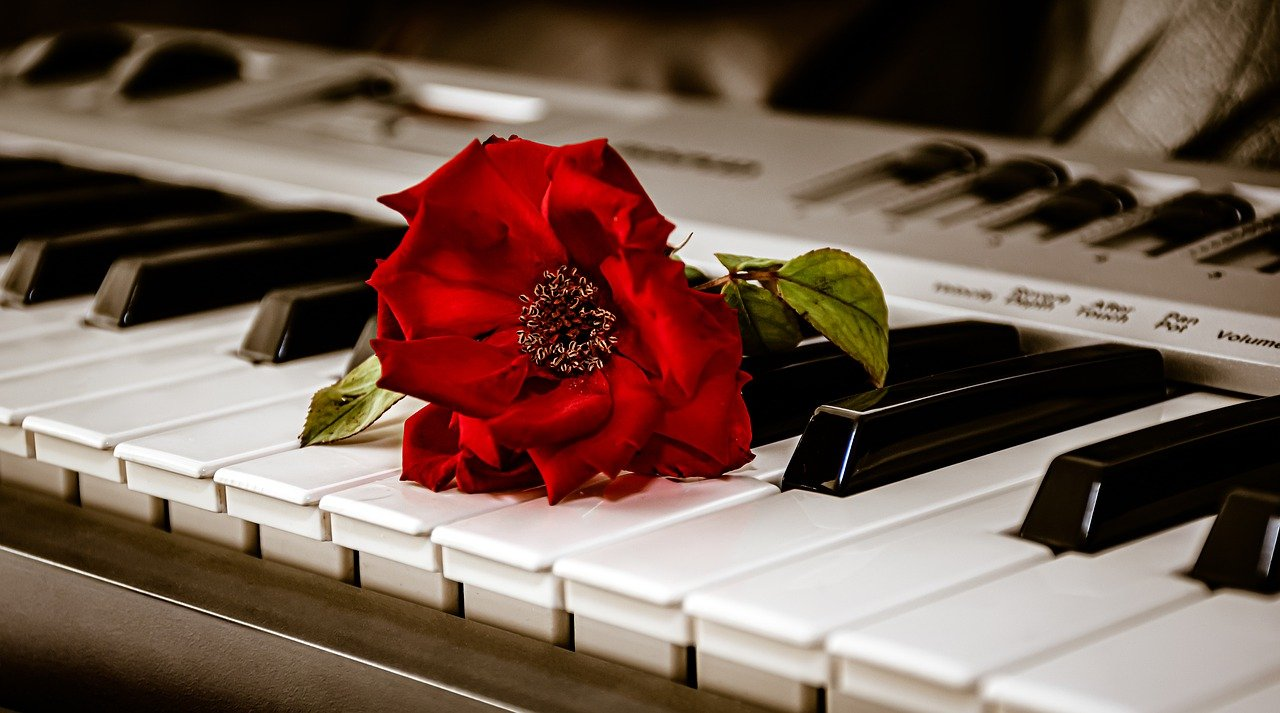
#> input picture rose-piano.jpg, 1280 x 713 px
$ python e.py   (older library calls are emulated)
#> lines starting #> are read from the running program, lines starting #| are printed output that depends on the picture; after the words box and inside, x2 and y2 are one past the last pixel; in counts of white or black regions, pixels touching at a corner belong together
import numpy as np
import cv2
from matplotlib import pyplot as plt
from matplotlib import image as mpimg
from scipy.ndimage import convolve

rose = mpimg.imread('rose-piano.jpg')
#> rose is the input picture: shape (713, 1280, 3); mean R, G, B 114.8, 91.1, 79.7

rose1 = rose / 255

blur = [[[1/9, 1/9, 1/9],
    [1/9, 1/9, 1/9],
    [1/9, 1/9, 1/9]]]

blur = np.array(blur)
a = convolve(rose1, blur, output=None, mode='reflect', cval=0.0, origin=0)

b = cv2.GaussianBlur(rose, (5, 5), sigmaX=0)

edge = [
    [-1, -1, -1],
    [-1, 8, -1],
    [-1, -1, -1]
]
edge = np.array(edge)
rose1 = np.mean(rose1, axis=2)
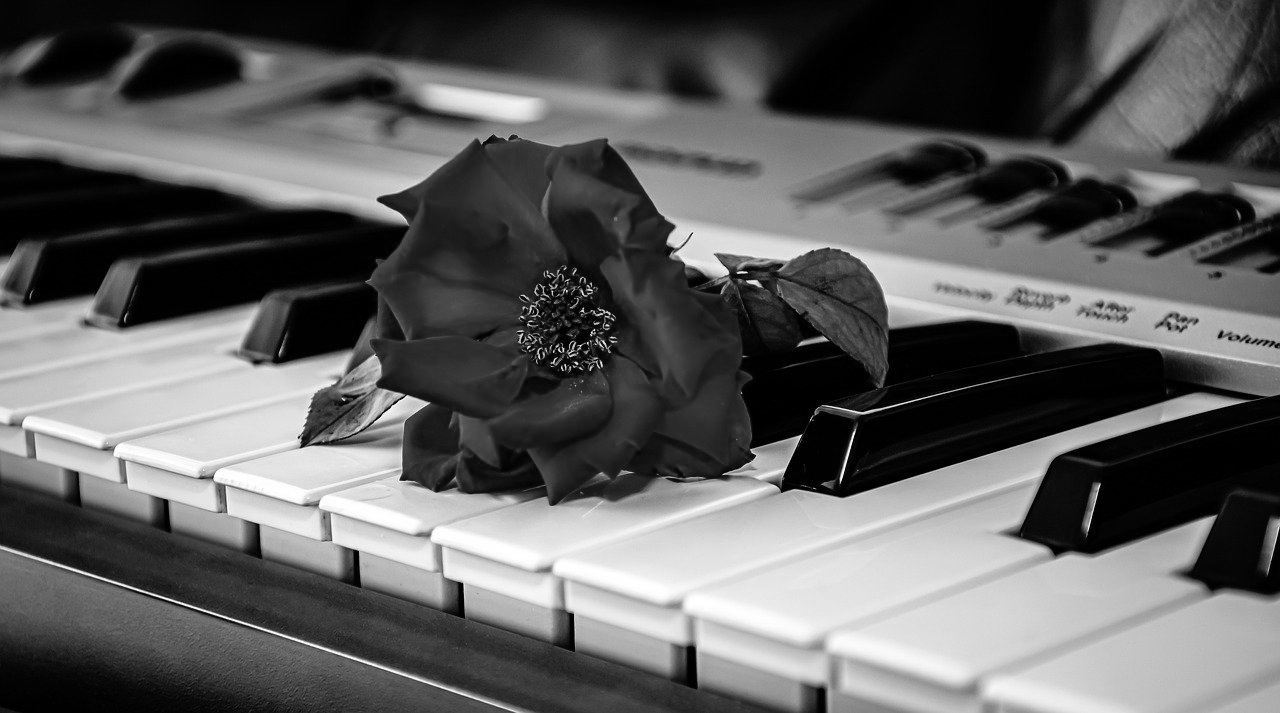
#> rose1: shape (713, 1280) float64; min 0, max 1, mean 0.373
c = convolve(rose1, edge)
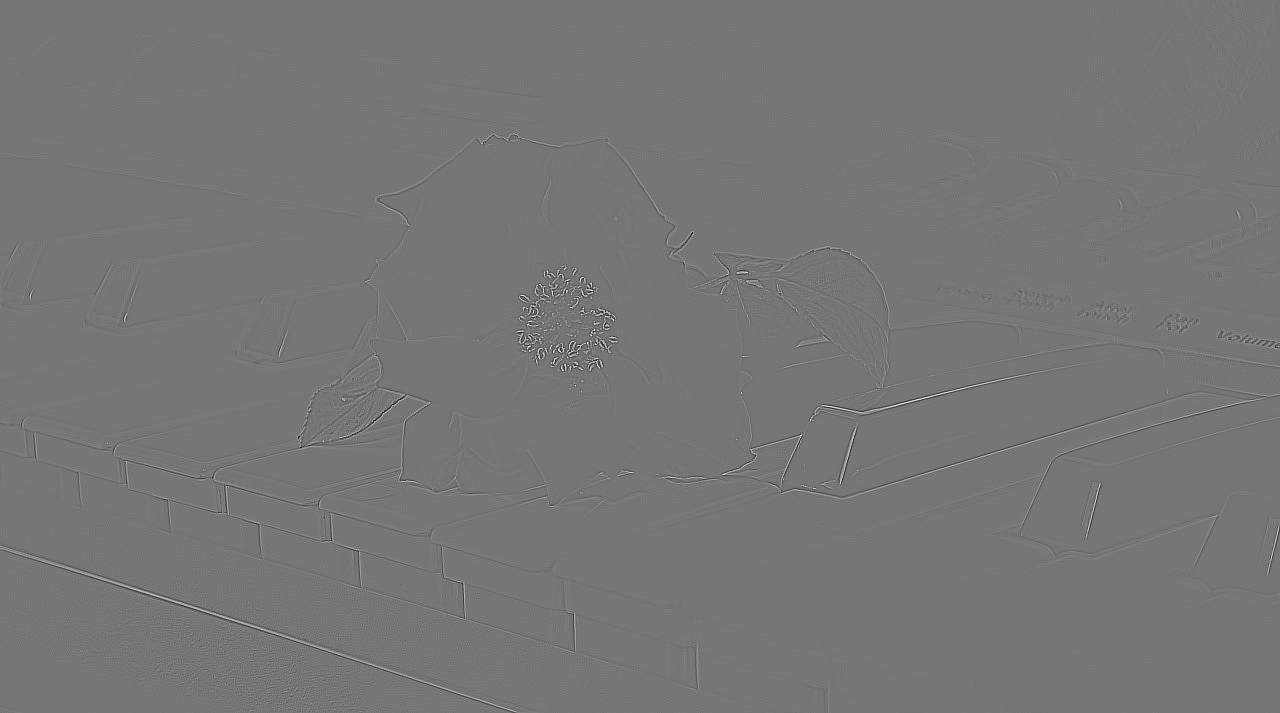
#> c: shape (713, 1280) float64; min -4.12, max 4.73, mean 1.78e-17; drawn with min black and max white
c = np.where(c > 0.25, 1, 0)
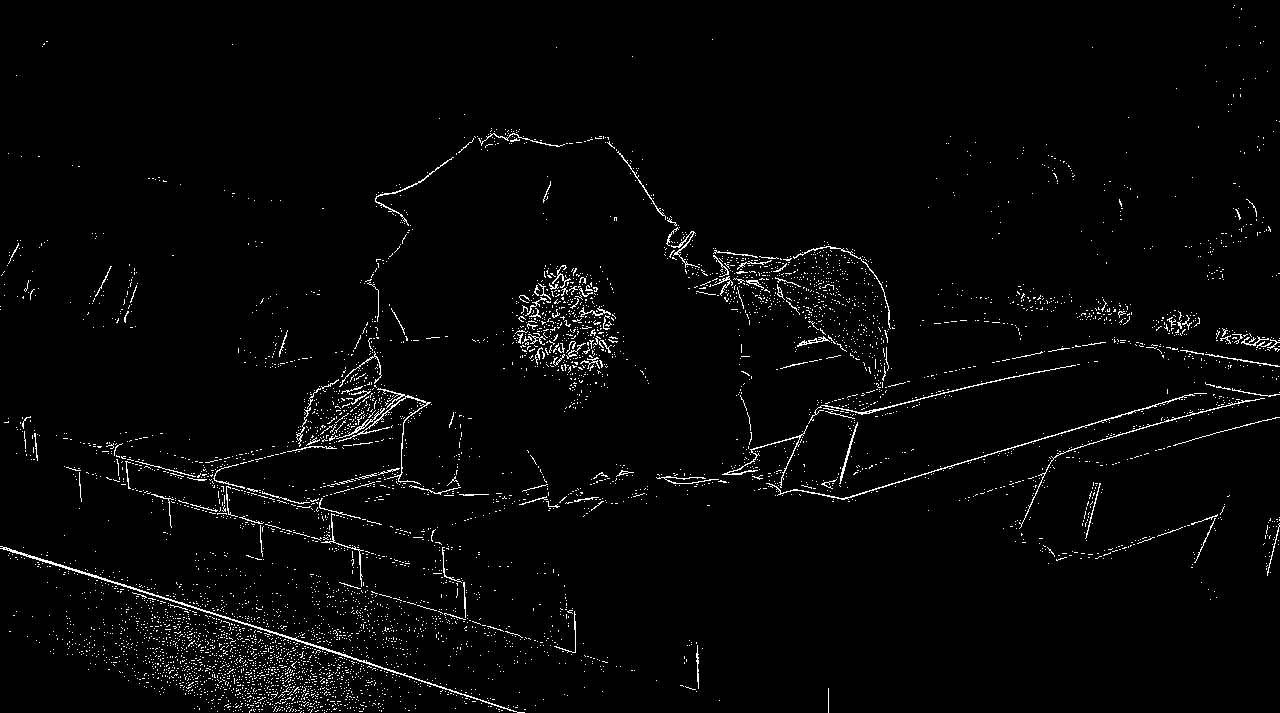
#> c: shape (713, 1280) int64; values 0 (black) and 1 (white), 2.4% white in thin lines or dots

d = cv2.Laplacian(rose, cv2.CV_8U, ksize=3)

e = cv2.Laplacian(b, cv2.CV_8U, ksize=3)

#plt.imsave('exercise5a.jpg', a)
plt.imsave('exercise5b.jpg', b)
plt.imsave('exercise5c.jpg', c)
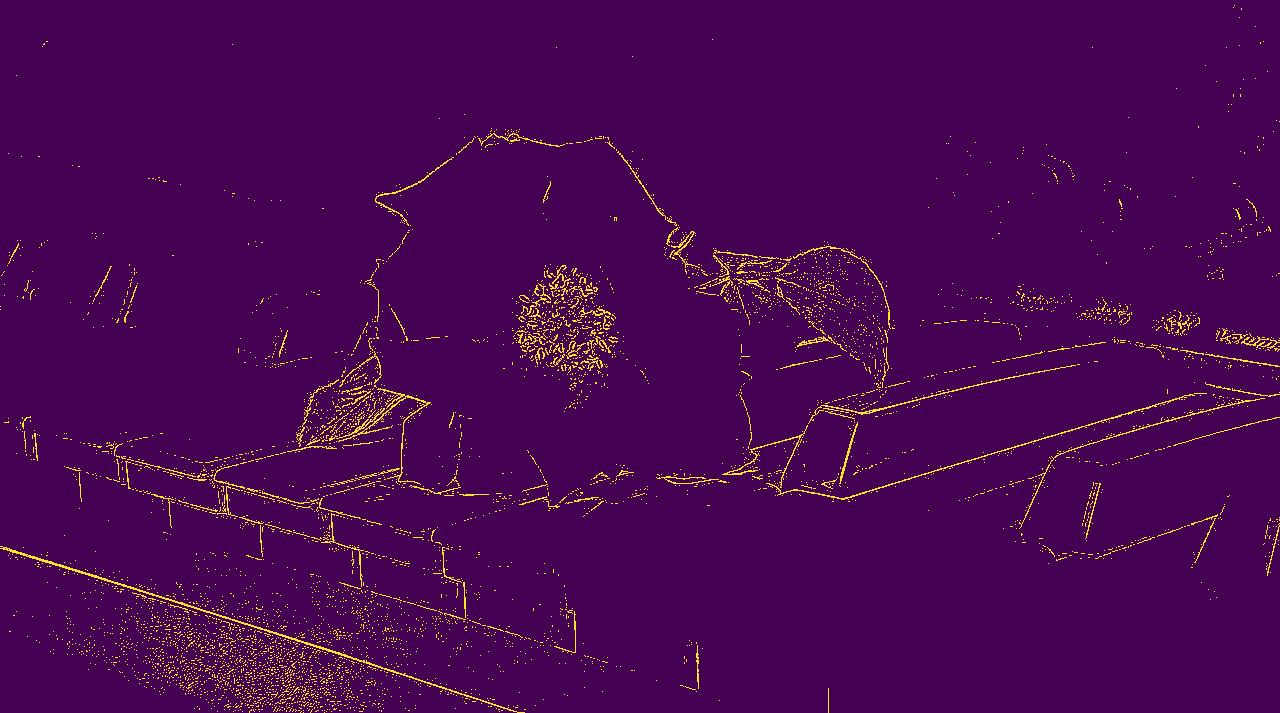
#> saved as exercise5c.jpg: shape (713, 1280, 3); mean R, G, B 72.3, 6, 82.1
plt.imsave('exercise5d.jpg', d)
plt.imsave('exercise5e.jpg', e)

plt.imshow(a)
plt.show()

$ run again, with lake.jpg copied over rose-piano.jpg
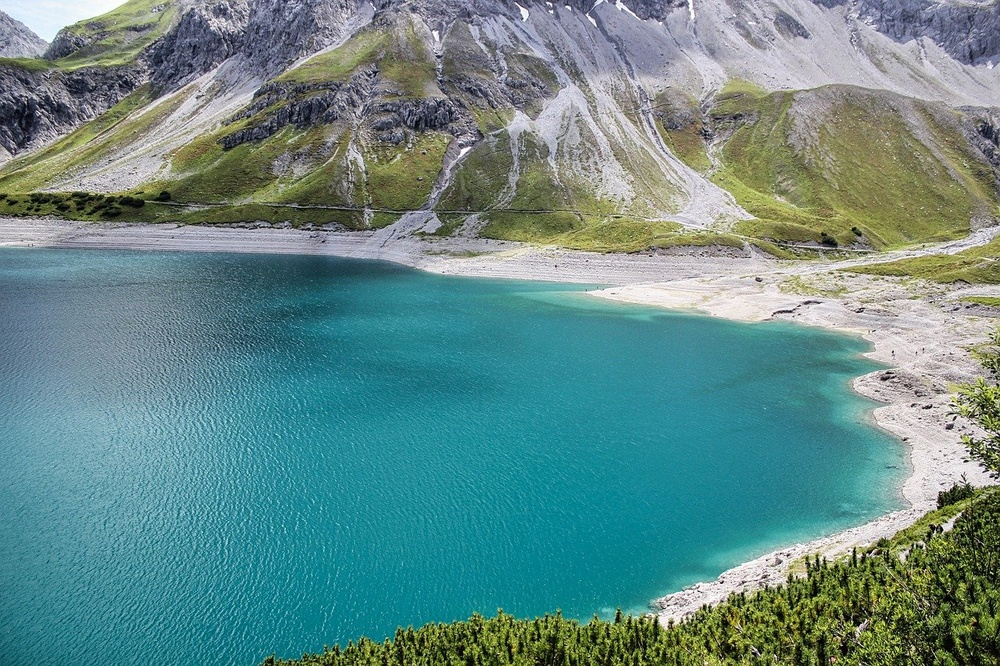
#> input picture lake.jpg, 1000 x 666 px, shrunk from 1280 x 853 before the run
#> rose is the input picture: shape (666, 1000, 3); mean R, G, B 100.1, 137.7, 135.2
#> `c = np.where(c > 0.25, 1, 0)`:
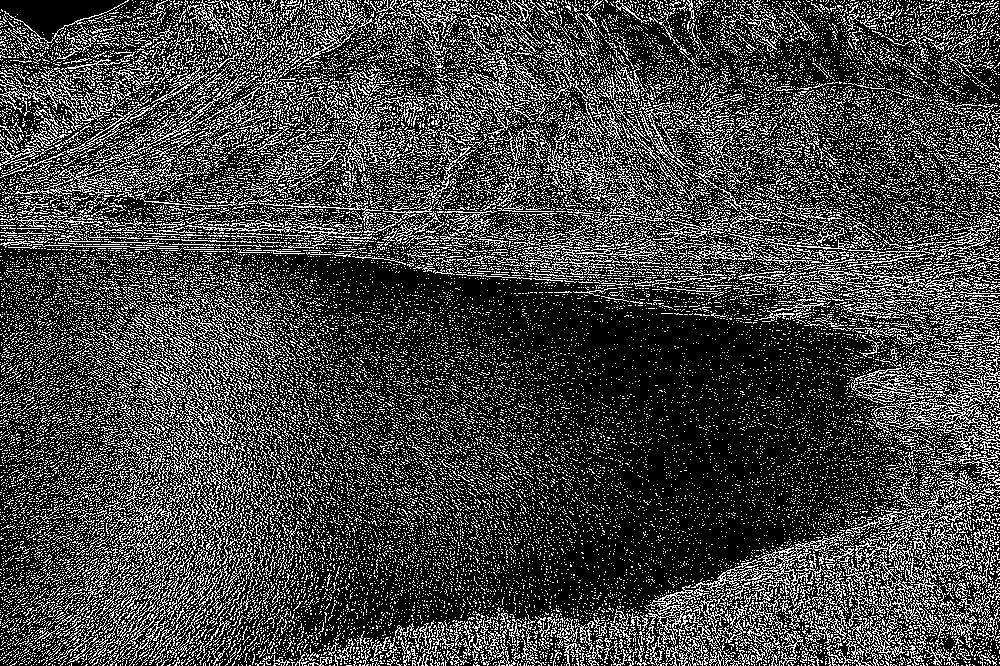
#> c: shape (666, 1000) int64; values 0 (black) and 1 (white), 26.7% white in thin lines or dots
#> `plt.imsave('exercise5c.jpg', c)`:
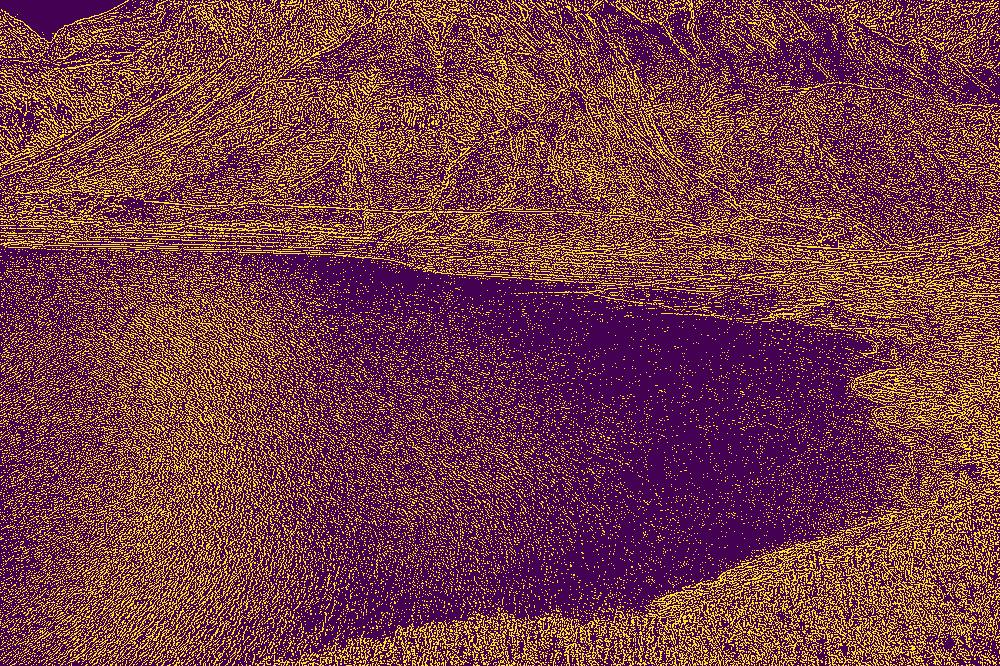
#> saved as exercise5c.jpg: shape (666, 1000, 3); mean R, G, B 116.5, 62.7, 74

$ run again, with strawberry.jpg copied over rose-piano.jpg
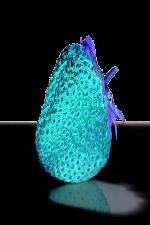
#> input picture strawberry.jpg, 150 x 225 px
#> rose is the input picture: shape (225, 150, 3); mean R, G, B 19.1, 52.2, 57.5
#> `c = np.where(c > 0.25, 1, 0)`:
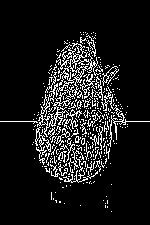
#> c: shape (225, 150) int64; values 0 (black) and 1 (white), 10.7% white in thin lines or dots, all inside (x1, y1, x2, y2) = (0, 32, 150, 212)
#> `plt.imsave('exercise5d.jpg', d)`:
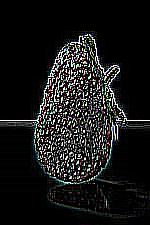
#> saved as exercise5d.jpg: shape (225, 150, 3); mean R, G, B 25, 24.8, 25

$ run again, with striped-leaf-pattern-0.jpg copied over rose-piano.jpg
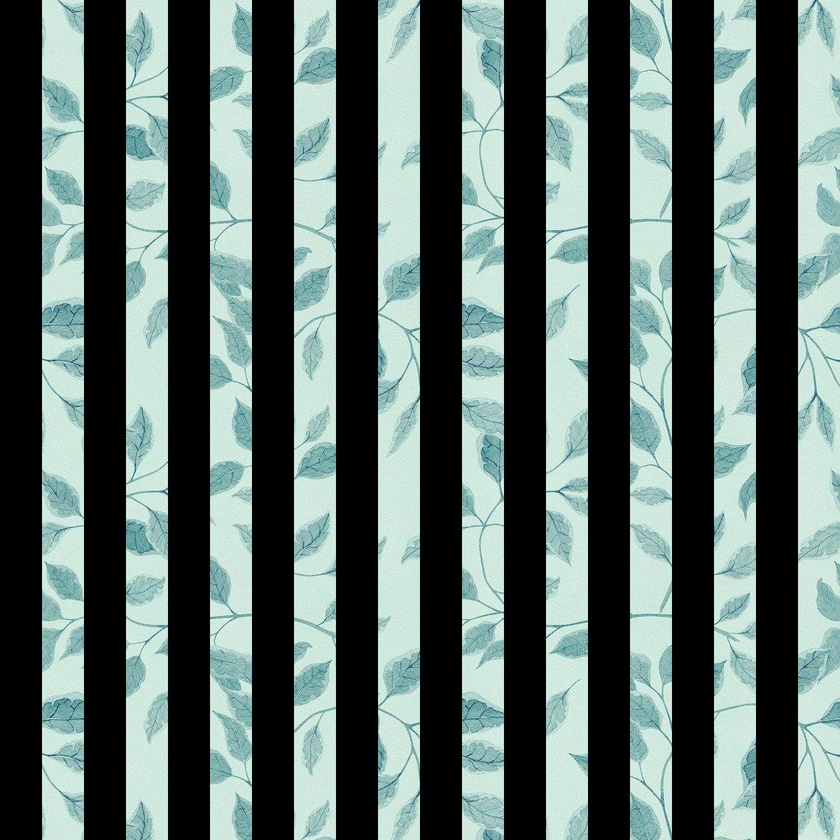
#> input picture striped-leaf-pattern-0.jpg, 840 x 840 px, shrunk from 1280 x 1280 before the run
#> rose is the input picture: shape (840, 840, 3); mean R, G, B 91.7, 107.5, 103.8
#> `c = np.where(c > 0.25, 1, 0)`:
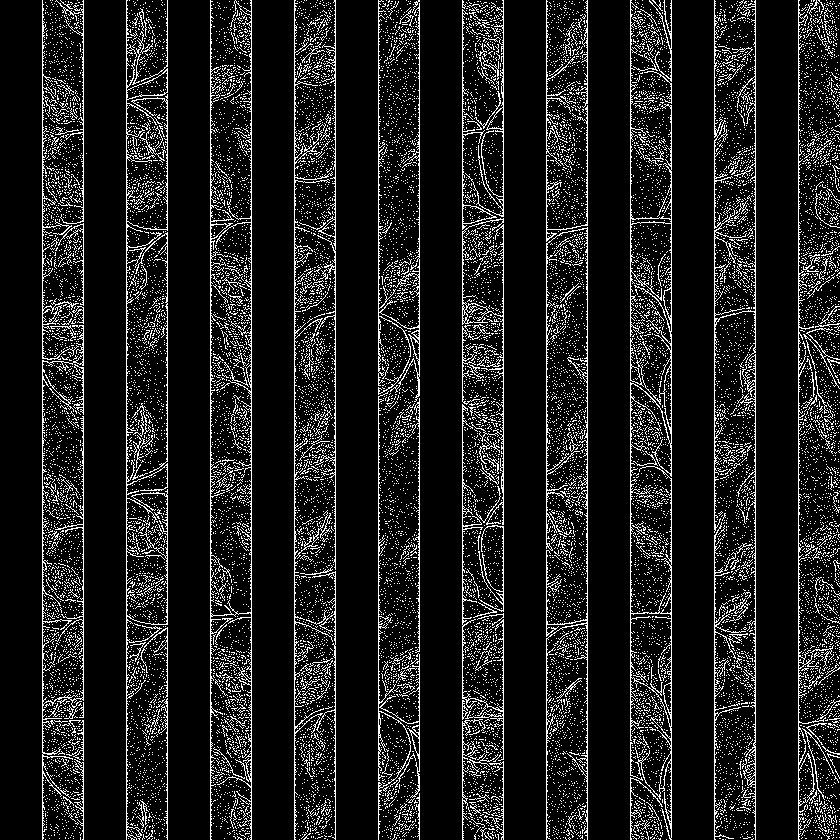
#> c: shape (840, 840) int64; values 0 (black) and 1 (white), 11.6% white in thin lines or dots
#> `plt.imsave('exercise5c.jpg', c)`:
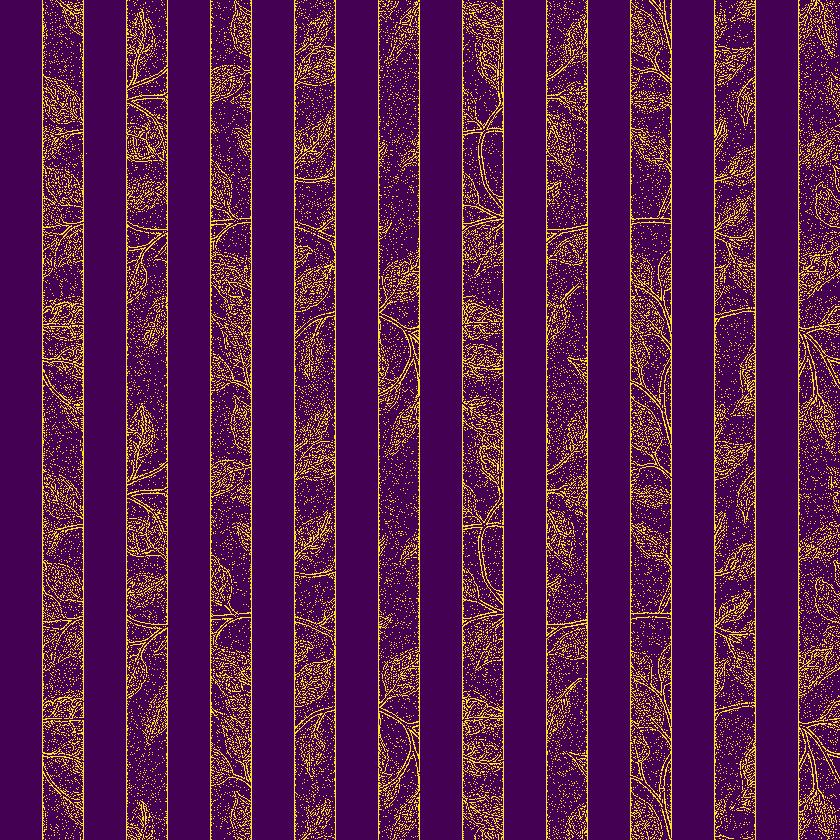
#> saved as exercise5c.jpg: shape (840, 840, 3); mean R, G, B 89.1, 27.9, 78.9
